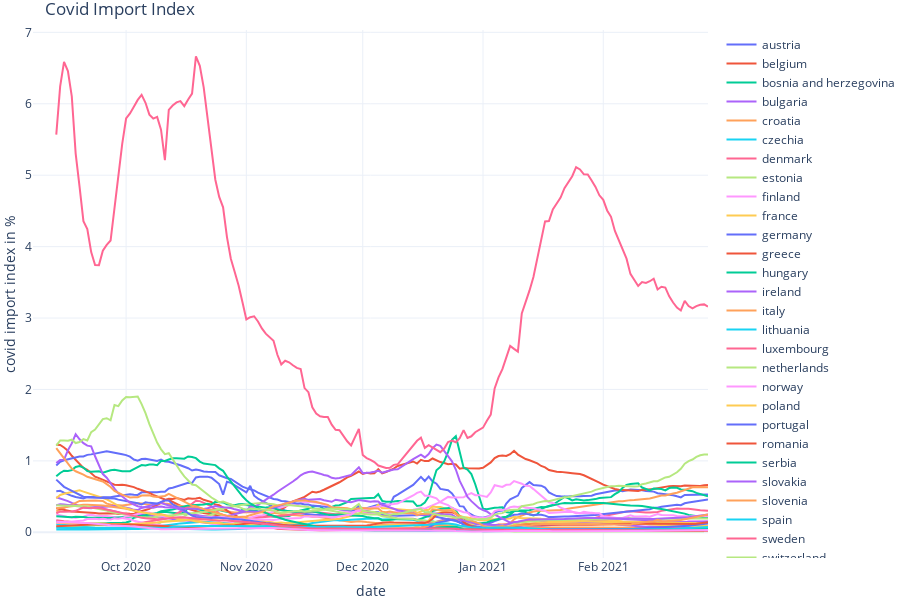
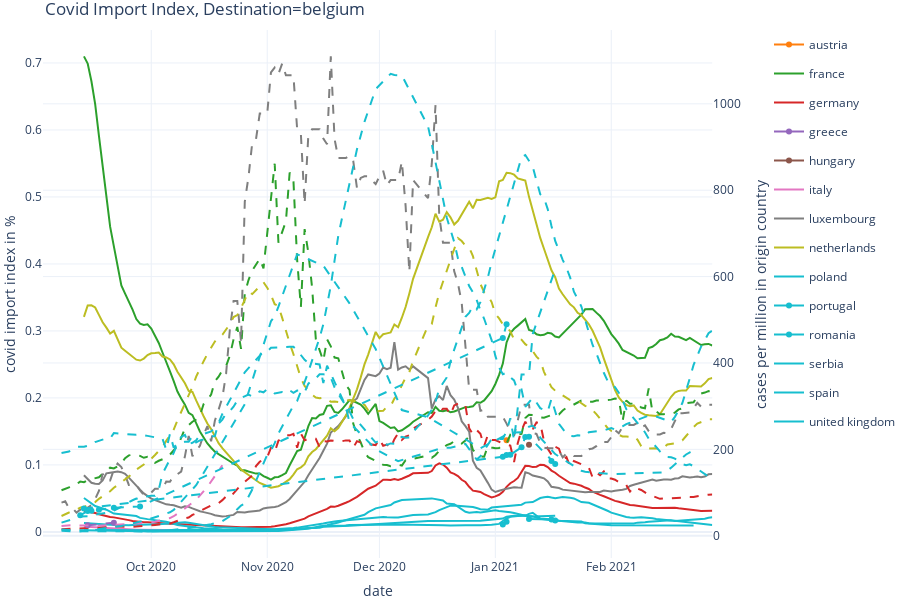

Notebook code cell kept with these figures, in order:
### Code cell
def plot_covid_import_index():
    plots = []
    for c in countries:
        dfc = df_in[df_in.end_name == c]
        
        index = 100*dfc['covid_flow'].rolling(7).mean()/dfc['end_new_cases_smoothed'].rolling(7).mean()
        
 
        plot = go.Scatter(x=dfc.date,y=index, name=c)
        #plot = go.Scatter(x=deviation_travel, y=cases_per_millions, name=c,mode='markers')
        plots.append(plot)
    fig = go.Figure(data=plots, layout=go.Layout(barmode='group'))

    fig.update_layout(template="plotly_white", margin=dict(l=0, r=0, t=30, b=0))

    fig.update_layout(
        height=600,
        title="Covid Import Index",
        xaxis_title="date",
        yaxis_title="covid import index in %"
    )
    return fig



def plot_covid_import_index_country(country = 'luxembourg'):
    import plotly.graph_objects as go
    from plotly.subplots import make_subplots
    df_country = df[df.end_name == country]
    countries = sorted(df_country.start_name.unique())
    
    colors=['rgb(31, 119, 180)', 'rgb(255, 127, 14)',
                       'rgb(44, 160, 44)', 'rgb(214, 39, 40)',
                       'rgb(148, 103, 189)', 'rgb(140, 86, 75)',
                       'rgb(227, 119, 194)', 'rgb(127, 127, 127)',
                       'rgb(188, 189, 34)', 'rgb(23, 190, 207)','rgb(23, 190, 207)','rgb(23, 190, 207)', 'rgb(23, 190, 207)','rgb(23, 190, 207)','rgb(23, 190, 207)']
    
    # Create figure with secondary y-axis
    fig = make_subplots(specs=[[{"secondary_y": True}]])    
    i = 0
    for c in countries:
        i += 1
        dfc = df_country[df_country.start_name == c]
        
        index = 100*dfc['covid_flow'].rolling(7).mean()/dfc['end_new_cases_smoothed'].rolling(7).mean()
        
        
        # Add traces
        fig.add_trace(
            go.Scatter(x=dfc.date,y=index, 
                       name=c,legendgroup=c,marker_color = colors[i]),
            secondary_y=False,
        )
        
        # Add traces
        fig.add_trace(
            go.Scatter(x=dfc.date,y=dfc['start_new_cases_smoothed_per_million'], 
                       name=c,legendgroup=c,marker_color = colors[i],showlegend=False,line={'dash': 'dash'}),
            secondary_y=True,
        )
 

    fig.update_layout(template="plotly_white", margin=dict(l=0, r=0, t=30, b=0))
    

    # Add figure title
    fig.update_layout(
        title_text="Double Y Axis Example"
    )

    # Set x-axis title
    fig.update_xaxes(title_text="date")

    # Set y-axes titles
    fig.update_yaxes(title_text="covid import index in %", secondary_y=False)
    fig.update_yaxes(title_text="cases per million in origin country", secondary_y=True)

    

    fig.update_layout(
        height=600,
        title="Covid Import Index, Destination="+country,
    )
    return fig

plot_covid_import_index().show()
plot_covid_import_index_country(country="belgium").show()

### Figure 1 — Plotly figure (JSON) as saved in the notebook; plotly's stock layout.template omitted (floating-point values rounded to 4 significant figures; data arrays with more than 128 entries replaced by an {"elided": "..."} marker saying what was removed)
{"data": [{"name": "austria", "type": "scatter", "x": {"elided": "171 str values"}, "y": {"elided": "171 float values"}}, {"name": "belgium", "type": "scatter", "x": {"elided": "171 str values"}, "y": {"elided": "171 float values"}}, {"name": "bosnia and herzegovina", "type": "scatter", "x": {"elided": "171 str values"}, "y": {"elided": "171 float values"}}, {"name": "bulgaria", "type": "scatter", "x": {"elided": "171 str values"}, "y": {"elided": "171 float values"}}, {"name": "croatia", "type": "scatter", "x": {"elided": "171 str values"}, "y": {"elided": "171 float values"}}, {"name": "czechia", "type": "scatter", "x": {"elided": "171 str values"}, "y": {"elided": "171 float values"}}, {"name": "denmark", "type": "scatter", "x": {"elided": "171 str values"}, "y": {"elided": "171 float values"}}, {"name": "estonia", "type": "scatter", "x": ["2020-09-07", "2020-09-08", "2020-09-09", "2020-09-10", "2020-09-11", "2020-09-12", "2020-09-13", "2020-09-14", "2020-09-15", "2020-09-16", "2020-09-17", "2020-09-18", "2020-09-19", "2020-09-20", "2020-09-21", "2020-09-22", "2020-09-23", "2020-09-24", "2020-09-25", "2020-09-26", "2020-09-27", "2020-09-28", "2020-09-29", "2020-09-30", "2020-10-01", "2020-10-02", "2020-10-03", "2020-10-07", "2020-10-08", "2020-10-09", "2020-10-10", "2020-10-11", "2020-10-13", "2020-10-14", "2020-10-15", "2020-10-16", "2020-10-17", "2020-10-21", "2020-10-22", "2020-10-23", "2020-10-24", "2020-10-26", "2020-10-28", "2020-10-29", "2020-10-30", "2020-10-31", "2020-11-01", "2020-11-03", "2020-11-04", "2020-11-05", "2020-11-06", "2020-11-07", "2020-11-08", "2020-11-09", "2020-11-11", "2020-11-12", "2020-11-13", "2020-11-14", "2020-11-15", "2020-11-17", "2020-11-18", "2020-11-19", "2020-11-20", "2020-11-21", "2020-11-25", "2020-11-26", "2020-11-27", "2020-11-28", "2020-12-01", "2020-12-02", "2020-12-03", "2020-12-04", "2020-12-05", "2020-12-08", "2020-12-09", "2020-12-10", "2020-12-15", "2020-12-16", "2020-12-17", "2020-12-18", "2020-12-19", "2020-12-20", "2020-12-21", "2020-12-22", "2020-12-23", "2020-12-24", "2020-12-26", "2020-12-30", "2020-12-31", "2021-01-01", "2021-01-06", "2021-01-08", "2021-01-09", "2021-01-14", "2021-01-15", "2021-01-16", "2021-01-21", "2021-01-22", "2021-01-23", "2021-01-24", "2021-01-25", "2021-01-30", "2021-02-05", "2021-02-06", "2021-02-12", "2021-02-13", "2021-02-19", "2021-02-20", "2021-02-26", "2021-02-27"], "y": [null, null, null, null, null, null, 0.07953, 0.08039, 0.08703, 0.08967, 0.09044, 0.09251, 0.0945, 0.09779, 0.09744, 0.092, 0.08988, 0.09206, 0.099, 0.1096, 0.1099, 0.1094, 0.1053, 0.1018, 0.0963, 0.08904, 0.07772, 0.07426, 0.07872, 0.1039, 0.1408, 0.1499, 0.155, 0.1626, 0.19, 0.2287, 0.2565, 0.2205, 0.2269, 0.2452, 0.2667, 0.2351, 0.1826, 0.1373, 0.1416, 0.1456, 0.1215, 0.0913, 0.08458, 0.08294, 0.08515, 0.0803, 0.06194, 0.05498, 0.05097, 0.047, 0.04632, 0.04799, 0.03851, 0.03633, 0.03469, 0.03468, 0.03799, 0.04171, 0.03394, 0.03614, 0.04334, 0.05268, 0.05178, 0.04781, 0.04306, 0.04721, 0.05009, 0.04233, 0.03331, 0.03293, 0.03177, 0.02981, 0.02603, 0.02352, 0.02924, 0.03049, 0.02977, 0.03041, 0.03297, 0.03585, 0.03267, 0.02635, 0.02431, 0.02248, 0.02032, 0.01592, 0.01156, 0.01154, 0.01323, 0.01429, 0.01463, 0.01649, 0.01968, 0.01948, 0.01952, 0.01856, 0.01737, 0.01792, 0.01677, 0.01479, 0.01517, 0.01713, 0.01643, 0.01629]}, {"name": "finland", "type": "scatter", "x": {"elided": "165 str values"}, "y": {"elided": "165 float values"}}, {"name": "france", "type": "scatter", "x": {"elided": "171 str values"}, "y": {"elided": "171 float values"}}, {"name": "germany", "type": "scatter", "x": {"elided": "171 str values"}, "y": {"elided": "171 float values"}}, {"name": "greece", "type": "scatter", "x": {"elided": "160 str values"}, "y": {"elided": "160 float values"}}, {"name": "hungary", "type": "scatter", "x": {"elided": "171 str values"}, "y": {"elided": "171 float values"}}, {"name": "ireland", "type": "scatter", "x": {"elided": "171 str values"}, "y": {"elided": "171 float values"}}, {"name": "italy", "type": "scatter", "x": {"elided": "171 str values"}, "y": {"elided": "171 float values"}}, {"name": "lithuania", "type": "scatter", "x": {"elided": "156 str values"}, "y": {"elided": "156 float values"}}, {"name": "luxembourg", "type": "scatter", "x": {"elided": "171 str values"}, "y": {"elided": "171 float values"}}, {"name": "netherlands", "type": "scatter", "x": {"elided": "171 str values"}, "y": {"elided": "171 float values"}}, {"name": "norway", "type": "scatter", "x": {"elided": "168 str values"}, "y": {"elided": "168 float values"}}, {"name": "poland", "type": "scatter", "x": {"elided": "171 str values"}, "y": {"elided": "171 float values"}}, {"name": "portugal", "type": "scatter", "x": {"elided": "171 str values"}, "y": {"elided": "171 float values"}}, {"name": "romania", "type": "scatter", "x": {"elided": "171 str values"}, "y": {"elided": "171 float values"}}, {"name": "serbia", "type": "scatter", "x": {"elided": "170 str values"}, "y": {"elided": "170 float values"}}, {"name": "slovakia", "type": "scatter", "x": {"elided": "171 str values"}, "y": {"elided": "171 float values"}}, {"name": "slovenia", "type": "scatter", "x": {"elided": "169 str values"}, "y": {"elided": "169 float values"}}, {"name": "spain", "type": "scatter", "x": {"elided": "171 str values"}, "y": {"elided": "171 float values"}}, {"name": "sweden", "type": "scatter", "x": {"elided": "171 str values"}, "y": {"elided": "171 float values"}}, {"name": "switzerland", "type": "scatter", "x": {"elided": "171 str values"}, "y": {"elided": "171 float values"}}, {"name": "united kingdom", "type": "scatter", "x": {"elided": "171 str values"}, "y": {"elided": "171 float values"}}], "layout": {"barmode": "group", "height": 600, "margin": {"b": 0, "l": 0, "r": 0, "t": 30}, "title": {"text": "Covid Import Index"}, "xaxis": {"title": {"text": "date"}}, "yaxis": {"title": {"text": "covid import index in %"}}}}

### Figure 2 — Plotly figure (JSON) as saved in the notebook; plotly's stock layout.template omitted (floating-point values rounded to 4 significant figures; data arrays with more than 128 entries replaced by an {"elided": "..."} marker saying what was removed)
{"data": [{"legendgroup": "austria", "marker": {"color": "rgb(255, 127, 14)"}, "name": "austria", "type": "scatter", "x": ["2021-01-04"], "xaxis": "x", "y": [null], "yaxis": "y"}, {"legendgroup": "austria", "line": {"dash": "dash"}, "marker": {"color": "rgb(255, 127, 14)"}, "name": "austria", "showlegend": false, "type": "scatter", "x": ["2021-01-04"], "xaxis": "x", "y": [220.9], "yaxis": "y2"}, {"legendgroup": "france", "marker": {"color": "rgb(44, 160, 44)"}, "name": "france", "type": "scatter", "x": {"elided": "171 str values"}, "xaxis": "x", "y": {"elided": "171 float values"}, "yaxis": "y"}, {"legendgroup": "france", "line": {"dash": "dash"}, "marker": {"color": "rgb(44, 160, 44)"}, "name": "france", "showlegend": false, "type": "scatter", "x": {"elided": "171 str values"}, "xaxis": "x", "y": {"elided": "171 float values"}, "yaxis": "y2"}, {"legendgroup": "germany", "marker": {"color": "rgb(214, 39, 40)"}, "name": "germany", "type": "scatter", "x": {"elided": "171 str values"}, "xaxis": "x", "y": {"elided": "171 float values"}, "yaxis": "y"}, {"legendgroup": "germany", "line": {"dash": "dash"}, "marker": {"color": "rgb(214, 39, 40)"}, "name": "germany", "showlegend": false, "type": "scatter", "x": {"elided": "171 str values"}, "xaxis": "x", "y": {"elided": "171 float values"}, "yaxis": "y2"}, {"legendgroup": "greece", "marker": {"color": "rgb(148, 103, 189)"}, "name": "greece", "type": "scatter", "x": ["2020-09-14", "2020-09-21"], "xaxis": "x", "y": [null, null], "yaxis": "y"}, {"legendgroup": "greece", "line": {"dash": "dash"}, "marker": {"color": "rgb(148, 103, 189)"}, "name": "greece", "showlegend": false, "type": "scatter", "x": ["2020-09-14", "2020-09-21"], "xaxis": "x", "y": [24.08, 29.81], "yaxis": "y2"}, {"legendgroup": "hungary", "marker": {"color": "rgb(140, 86, 75)"}, "name": "hungary", "type": "scatter", "x": ["2021-01-10"], "xaxis": "x", "y": [null], "yaxis": "y"}, {"legendgroup": "hungary", "line": {"dash": "dash"}, "marker": {"color": "rgb(140, 86, 75)"}, "name": "hungary", "showlegend": false, "type": "scatter", "x": ["2021-01-10"], "xaxis": "x", "y": [210.6], "yaxis": "y2"}, {"legendgroup": "italy", "marker": {"color": "rgb(227, 119, 194)"}, "name": "italy", "type": "scatter", "x": ["2020-09-07", "2020-09-08", "2020-09-09", "2020-09-10", "2020-09-11", "2020-09-12", "2020-09-13", "2020-09-14", "2020-09-15", "2020-09-16", "2020-09-17", "2020-09-18", "2020-09-19", "2020-09-20", "2020-09-21", "2020-09-22", "2020-09-23", "2020-09-24", "2020-09-25", "2020-09-26", "2020-09-27", "2020-09-28", "2020-09-29", "2020-09-30", "2020-10-01", "2020-10-02", "2020-10-03", "2020-10-04", "2020-10-05", "2020-10-06", "2020-10-07", "2020-10-09", "2020-10-10", "2020-10-11", "2020-10-12", "2020-10-13", "2020-10-16", "2020-10-17", "2020-10-18", "2020-10-19", "2020-10-20"], "xaxis": "x", "y": [null, null, null, null, null, null, 0.008188, 0.008063, 0.007781, 0.007289, 0.006725, 0.006131, 0.005716, 0.005302, 0.004962, 0.004588, 0.004262, 0.004023, 0.003778, 0.003541, 0.003347, 0.003265, 0.003272, 0.003275, 0.003244, 0.003194, 0.003147, 0.003052, 0.00299, 0.002847, 0.002663, 0.002626, 0.002549, 0.002367, 0.002317, 0.002134, 0.00195, 0.001921, 0.001871, 0.001921, 0.001886], "yaxis": "y"}, {"legendgroup": "italy", "line": {"dash": "dash"}, "marker": {"color": "rgb(227, 119, 194)"}, "name": "italy", "showlegend": false, "type": "scatter", "x": ["2020-09-07", "2020-09-08", "2020-09-09", "2020-09-10", "2020-09-11", "2020-09-12", "2020-09-13", "2020-09-14", "2020-09-15", "2020-09-16", "2020-09-17", "2020-09-18", "2020-09-19", "2020-09-20", "2020-09-21", "2020-09-22", "2020-09-23", "2020-09-24", "2020-09-25", "2020-09-26", "2020-09-27", "2020-09-28", "2020-09-29", "2020-09-30", "2020-10-01", "2020-10-02", "2020-10-03", "2020-10-04", "2020-10-05", "2020-10-06", "2020-10-07", "2020-10-09", "2020-10-10", "2020-10-11", "2020-10-12", "2020-10-13", "2020-10-16", "2020-10-17", "2020-10-18", "2020-10-19", "2020-10-20"], "xaxis": "x", "y": [22.61, 23.54, 23.79, 24.26, 23.99, 23.53, 23.91, 23.57, 23.24, 23.3, 23.26, 23.95, 24.27, 24.58, 25.39, 25.77, 26.21, 26.7, 26.71, 27.25, 27.68, 28.02, 28.62, 29.12, 30.92, 32.31, 34.61, 36.53, 38.33, 40.76, 45.08, 56.38, 63.19, 69.99, 75.57, 83.18, 113.0, 125.3, 140.1, 151.2, 163.0], "yaxis": "y2"}, {"legendgroup": "luxembourg", "marker": {"color": "rgb(127, 127, 127)"}, "name": "luxembourg", "type": "scatter", "x": {"elided": "171 str values"}, "xaxis": "x", "y": {"elided": "171 float values"}, "yaxis": "y"}, {"legendgroup": "luxembourg", "line": {"dash": "dash"}, "marker": {"color": "rgb(127, 127, 127)"}, "name": "luxembourg", "showlegend": false, "type": "scatter", "x": {"elided": "171 str values"}, "xaxis": "x", "y": {"elided": "171 float values"}, "yaxis": "y2"}, {"legendgroup": "netherlands", "marker": {"color": "rgb(188, 189, 34)"}, "name": "netherlands", "type": "scatter", "x": {"elided": "171 str values"}, "xaxis": "x", "y": {"elided": "171 float values"}, "yaxis": "y"}, {"legendgroup": "netherlands", "line": {"dash": "dash"}, "marker": {"color": "rgb(188, 189, 34)"}, "name": "netherlands", "showlegend": false, "type": "scatter", "x": {"elided": "171 str values"}, "xaxis": "x", "y": {"elided": "171 float values"}, "yaxis": "y2"}, {"legendgroup": "poland", "marker": {"color": "rgb(23, 190, 207)"}, "name": "poland", "type": "scatter", "x": ["2020-09-07", "2020-09-08", "2020-09-09", "2020-09-13", "2020-09-14", "2020-09-15", "2020-09-16", "2020-09-20", "2020-09-21", "2020-09-22", "2020-09-23", "2020-09-27", "2020-09-28", "2020-09-29", "2020-09-30", "2020-10-04", "2020-10-05", "2020-10-06", "2020-10-07", "2020-10-11", "2020-10-12", "2020-10-13", "2020-10-18", "2020-10-19", "2020-10-20", "2020-10-26", "2020-11-02", "2020-11-03", "2020-11-04", "2020-11-08", "2020-11-09", "2020-11-15", "2020-11-16", "2020-11-23", "2020-11-30", "2020-12-07", "2020-12-14", "2020-12-28", "2021-01-03", "2021-01-04", "2021-01-05", "2021-01-06", "2021-01-09", "2021-01-10", "2021-01-11", "2021-01-12", "2021-01-13", "2021-01-17", "2021-01-18", "2021-01-24", "2021-01-25", "2021-02-01", "2021-02-15", "2021-02-16", "2021-02-17", "2021-02-21", "2021-02-22", "2021-02-23"], "xaxis": "x", "y": [null, null, null, null, null, null, 0.002689, 0.002367, 0.002397, 0.002242, 0.002146, 0.002109, 0.002346, 0.002425, 0.002532, 0.002483, 0.002811, 0.002919, 0.00287, 0.002686, 0.002866, 0.002856, 0.002779, 0.00276, 0.002697, 0.002747, 0.002997, 0.0032, 0.003372, 0.004118, 0.005221, 0.006045, 0.007609, 0.009351, 0.01164, 0.01499, 0.01622, 0.01666, 0.01992, 0.02271, 0.02349, 0.02398, 0.02393, 0.02689, 0.02858, 0.02416, 0.01996, 0.018, 0.01667, 0.01569, 0.01279, 0.009974, 0.009575, 0.009187, 0.009032, 0.00845, 0.009064, 0.009385], "yaxis": "y"}, {"legendgroup": "poland", "line": {"dash": "dash"}, "marker": {"color": "rgb(23, 190, 207)"}, "name": "poland", "showlegend": false, "type": "scatter", "x": ["2020-09-07", "2020-09-08", "2020-09-09", "2020-09-13", "2020-09-14", "2020-09-15", "2020-09-16", "2020-09-20", "2020-09-21", "2020-09-22", "2020-09-23", "2020-09-27", "2020-09-28", "2020-09-29", "2020-09-30", "2020-10-04", "2020-10-05", "2020-10-06", "2020-10-07", "2020-10-11", "2020-10-12", "2020-10-13", "2020-10-18", "2020-10-19", "2020-10-20", "2020-10-26", "2020-11-02", "2020-11-03", "2020-11-04", "2020-11-08", "2020-11-09", "2020-11-15", "2020-11-16", "2020-11-23", "2020-11-30", "2020-12-07", "2020-12-14", "2020-12-28", "2021-01-03", "2021-01-04", "2021-01-05", "2021-01-06", "2021-01-09", "2021-01-10", "2021-01-11", "2021-01-12", "2021-01-13", "2021-01-17", "2021-01-18", "2021-01-24", "2021-01-25", "2021-02-01", "2021-02-15", "2021-02-16", "2021-02-17", "2021-02-21", "2021-02-22", "2021-02-23"], "xaxis": "x", "y": [14.17, 13.6, 12.95, 12.56, 12.85, 13.62, 14.29, 19.2, 20.61, 21.01, 22.42, 30.54, 32.64, 34.96, 37.15, 48.1, 50.75, 54.18, 59.66, 97.17, 106.2, 116.9, 188.5, 200.2, 216.1, 304.5, 496.6, 508.1, 530.3, 628.6, 651.7, 628.7, 625.3, 538.1, 432.1, 290.9, 274.4, 202.6, 229.4, 233.8, 233.7, 239.1, 240.1, 252.8, 254.6, 246.2, 227.0, 189.0, 183.2, 150.5, 148.0, 142.6, 146.5, 150.9, 157.5, 188.0, 193.1, 197.4], "yaxis": "y2"}, {"legendgroup": "portugal", "marker": {"color": "rgb(23, 190, 207)"}, "name": "portugal", "type": "scatter", "x": ["2020-09-12", "2020-09-14", "2020-09-15", "2020-09-17", "2020-09-21", "2020-09-28", "2021-01-03", "2021-01-04"], "xaxis": "x", "y": [null, null, null, null, null, null, 0.01117, 0.01524], "yaxis": "y"}, {"legendgroup": "portugal", "line": {"dash": "dash"}, "marker": {"color": "rgb(23, 190, 207)"}, "name": "portugal", "showlegend": false, "type": "scatter", "x": ["2020-09-12", "2020-09-14", "2020-09-15", "2020-09-17", "2020-09-21", "2020-09-28", "2021-01-03", "2021-01-04"], "xaxis": "x", "y": [47.17, 57.29, 57.81, 59.82, 64.5, 67.66, 457.9, 489.8], "yaxis": "y2"}, {"legendgroup": "romania", "marker": {"color": "rgb(23, 190, 207)"}, "name": "romania", "type": "scatter", "x": ["2020-09-13", "2021-01-03", "2021-01-04", "2021-01-05", "2021-01-08", "2021-01-09", "2021-01-10", "2021-01-16", "2021-01-17"], "xaxis": "x", "y": [null, null, null, null, null, null, 0.01915, 0.01862, 0.01701], "yaxis": "y"}, {"legendgroup": "romania", "line": {"dash": "dash"}, "marker": {"color": "rgb(23, 190, 207)"}, "name": "romania", "showlegend": false, "type": "scatter", "x": ["2020-09-13", "2021-01-03", "2021-01-04", "2021-01-05", "2021-01-08", "2021-01-09", "2021-01-10", "2021-01-16", "2021-01-17"], "xaxis": "x", "y": [62.98, 182.8, 186.6, 187.3, 204.9, 228.8, 229.1, 172.9, 166.0], "yaxis": "y2"}, {"legendgroup": "serbia", "marker": {"color": "rgb(23, 190, 207)"}, "name": "serbia", "type": "scatter", "x": {"elided": "145 str values"}, "xaxis": "x", "y": {"elided": "145 float values"}, "yaxis": "y"}, {"legendgroup": "serbia", "line": {"dash": "dash"}, "marker": {"color": "rgb(23, 190, 207)"}, "name": "serbia", "showlegend": false, "type": "scatter", "x": {"elided": "145 str values"}, "xaxis": "x", "y": {"elided": "145 float values"}, "yaxis": "y2"}, {"legendgroup": "spain", "marker": {"color": "rgb(23, 190, 207)"}, "name": "spain", "type": "scatter", "x": ["2020-09-07", "2020-09-08", "2020-09-09", "2020-09-10", "2020-09-11", "2020-09-12", "2020-09-13", "2020-09-14", "2020-09-15", "2020-09-16", "2020-09-19", "2020-09-20", "2020-09-21", "2020-09-27", "2020-09-28", "2020-09-30", "2020-10-04", "2020-10-05", "2020-10-06", "2020-10-07", "2020-10-08", "2020-10-10", "2020-10-11", "2020-10-12", "2020-10-13", "2020-10-14", "2020-10-15", "2020-10-17", "2020-10-18", "2020-10-19", "2020-10-20", "2020-10-26", "2020-10-31", "2020-11-01", "2020-11-02", "2020-11-07", "2020-11-08", "2020-11-09", "2020-11-11", "2020-11-12", "2020-11-14", "2020-11-15", "2020-11-16", "2020-11-17", "2020-11-22", "2020-11-23", "2020-11-30", "2020-12-06", "2020-12-18", "2020-12-20", "2020-12-24", "2020-12-27", "2020-12-28", "2020-12-31", "2021-01-02", "2021-01-03", "2021-01-04", "2021-01-05", "2021-01-06", "2021-01-07", "2021-01-08", "2021-01-09", "2021-01-10", "2021-01-11", "2021-01-17"], "xaxis": "x", "y": [null, null, null, null, null, null, 0.05056, 0.04659, 0.04306, 0.0386, 0.03313, 0.02963, 0.02733, 0.0237, 0.0209, 0.01907, 0.01654, 0.01516, 0.01372, 0.0117, 0.01032, 0.008894, 0.007986, 0.007734, 0.006719, 0.006061, 0.005482, 0.004924, 0.004482, 0.004153, 0.00366, 0.003368, 0.003125, 0.003115, 0.003147, 0.003349, 0.003837, 0.004258, 0.004692, 0.005392, 0.006267, 0.00808, 0.008968, 0.008898, 0.009571, 0.01035, 0.01083, 0.01116, 0.009953, 0.009571, 0.009928, 0.00965, 0.01005, 0.01085, 0.01198, 0.01622, 0.02005, 0.02246, 0.02305, 0.0238, 0.02479, 0.02486, 0.02379, 0.02294, 0.02404], "yaxis": "y"}, {"legendgroup": "spain", "line": {"dash": "dash"}, "marker": {"color": "rgb(23, 190, 207)"}, "name": "spain", "showlegend": false, "type": "scatter", "x": ["2020-09-07", "2020-09-08", "2020-09-09", "2020-09-10", "2020-09-11", "2020-09-12", "2020-09-13", "2020-09-14", "2020-09-15", "2020-09-16", "2020-09-19", "2020-09-20", "2020-09-21", "2020-09-27", "2020-09-28", "2020-09-30", "2020-10-04", "2020-10-05", "2020-10-06", "2020-10-07", "2020-10-08", "2020-10-10", "2020-10-11", "2020-10-12", "2020-10-13", "2020-10-14", "2020-10-15", "2020-10-17", "2020-10-18", "2020-10-19", "2020-10-20", "2020-10-26", "2020-10-31", "2020-11-01", "2020-11-02", "2020-11-07", "2020-11-08", "2020-11-09", "2020-11-11", "2020-11-12", "2020-11-14", "2020-11-15", "2020-11-16", "2020-11-17", "2020-11-22", "2020-11-23", "2020-11-30", "2020-12-06", "2020-12-18", "2020-12-20", "2020-12-24", "2020-12-27", "2020-12-28", "2020-12-31", "2021-01-02", "2021-01-03", "2021-01-04", "2021-01-05", "2021-01-06", "2021-01-07", "2021-01-08", "2021-01-09", "2021-01-10", "2021-01-11", "2021-01-17"], "xaxis": "x", "y": [191.6, 194.1, 195.0, 200.5, 205.7, 205.7, 205.7, 208.3, 209.8, 216.9, 225.2, 225.2, 237.5, 233.6, 234.7, 231.1, 224.4, 199.1, 235.7, 203.8, 213.0, 217.5, 217.5, 230.9, 215.9, 220.5, 223.2, 230.5, 230.5, 261.2, 281.8, 378.5, 426.4, 426.4, 435.0, 437.4, 437.4, 429.4, 407.3, 400.0, 396.5, 396.5, 353.4, 393.6, 299.9, 262.0, 200.3, 172.4, 203.7, 203.7, 212.4, 176.3, 183.8, 224.0, 224.0, 224.0, 242.7, 272.1, 221.0, 295.3, 373.1, 373.1, 373.1, 467.3, 616.6], "yaxis": "y2"}, {"legendgroup": "united kingdom", "marker": {"color": "rgb(23, 190, 207)"}, "name": "united kingdom", "type": "scatter", "x": {"elided": "157 str values"}, "xaxis": "x", "y": {"elided": "157 float values"}, "yaxis": "y"}, {"legendgroup": "united kingdom", "line": {"dash": "dash"}, "marker": {"color": "rgb(23, 190, 207)"}, "name": "united kingdom", "showlegend": false, "type": "scatter", "x": {"elided": "157 str values"}, "xaxis": "x", "y": {"elided": "157 float values"}, "yaxis": "y2"}], "layout": {"height": 600, "margin": {"b": 0, "l": 0, "r": 0, "t": 30}, "title": {"text": "Covid Import Index, Destination=belgium"}, "xaxis": {"anchor": "y", "domain": [0, 0.94], "title": {"text": "date"}}, "yaxis": {"anchor": "x", "domain": [0, 1], "title": {"text": "covid import index in %"}}, "yaxis2": {"anchor": "x", "overlaying": "y", "side": "right", "title": {"text": "cases per million in origin country"}}}}
